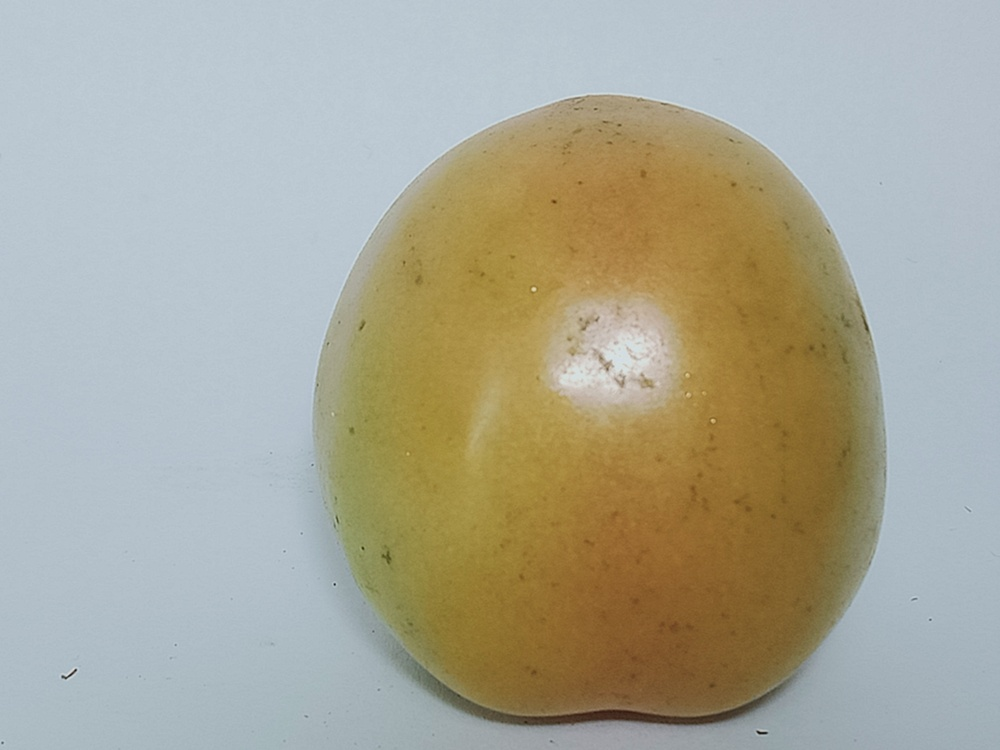
%> input picture tomat 2/data uji/a.jpg, 1000 x 750 px, shrunk from 4160 x 3120 before the run; its folder holds 4 pictures in this run
$ octave HSV_uji_tomat_2.m   (GNU Octave 9; MATLAB toolbox functions it lacks are replaced by stand-ins)
%> lines starting %> are read from the running program, lines starting %| are printed output that depends on the picture; in (x1, y1, x2, y2) boxes, pixels count from 0 and x2, y2 are one past the last pixel; in counts of white or black regions, pixels touching at a corner belong together; the program's own positions count from 1
clc; clear; close all; warning off all;

% % % Proses pengujian
% lokasi data
nama_folder = 'E:\semester 5\z-projek\progres\Projek-Smt-5\tomat 2\data uji';
% membaca file
nama_file = dir(fullfile(nama_folder, '*.jpg'));
% jumlah_file
jumlah_file = numel(nama_file);

% inilisiasi
ciri_uji = zeros(jumlah_file,3);
% mengolah citra
for n = 1:jumlah_file
    % membaca file rgb
    Img = imread(fullfile(nama_folder, nama_file(n).name));
%> Img is the input picture: size 750x1000x3 uint8; mean R, G, B 169.4, 167.8, 151.5
%     figure, imshow(Img)

    % rgb to grayscale
    Img_gray = rgb2gray(Img);
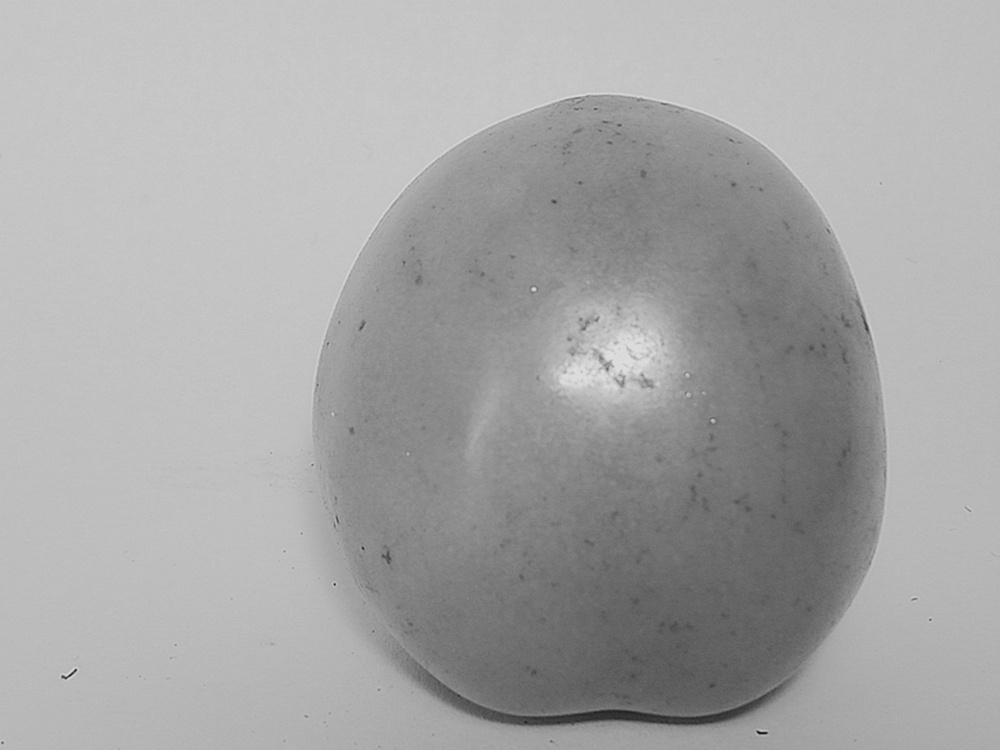
%> Img_gray: size 750x1000 uint8; min 17, max 223, mean 166.4
%     figure, imshow(Img_gray)

    % grayscale to biner
    bw = imbinarize(Img_gray);
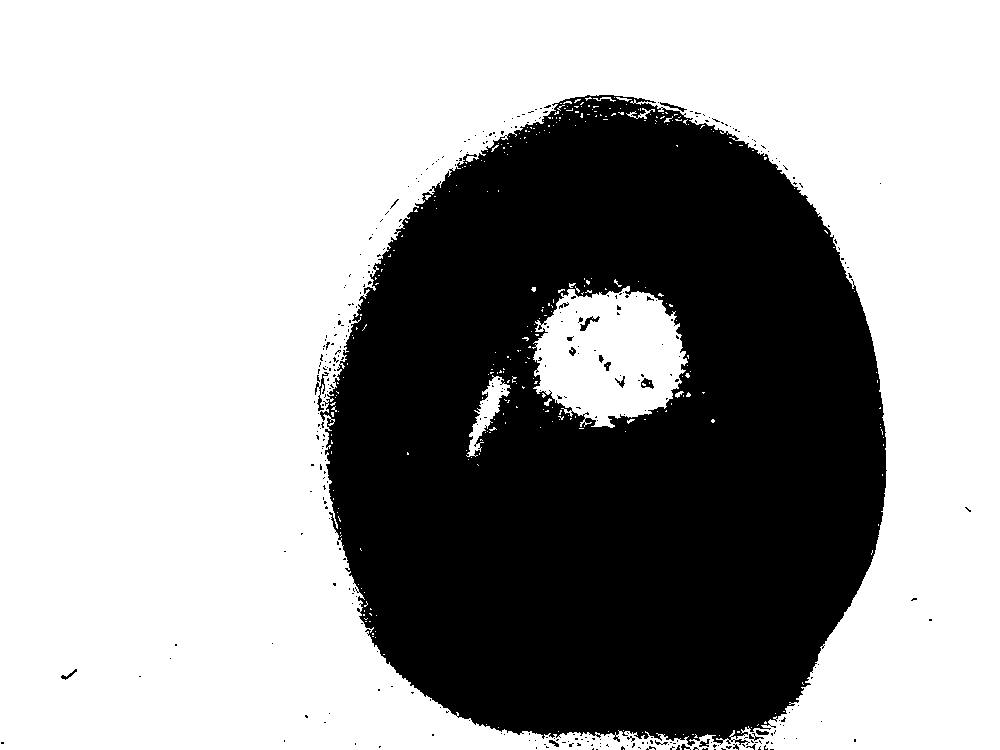
%> bw: size 750x1000 logical; 63.9% white; 354 black regions (334 under 20 px), largest, box (x1, y1, x2, y2) and area: (320, 95, 887, 746) 268255, (315, 372, 329, 411) 136, (580, 316, 600, 331) 99
%     figure, imshow(bw)

    % operasi komplemen
    bw = imcomplement(bw);
%     figure, imshow(bw)

    % morfologi filling holes
    bw = imfill(bw,'holes');
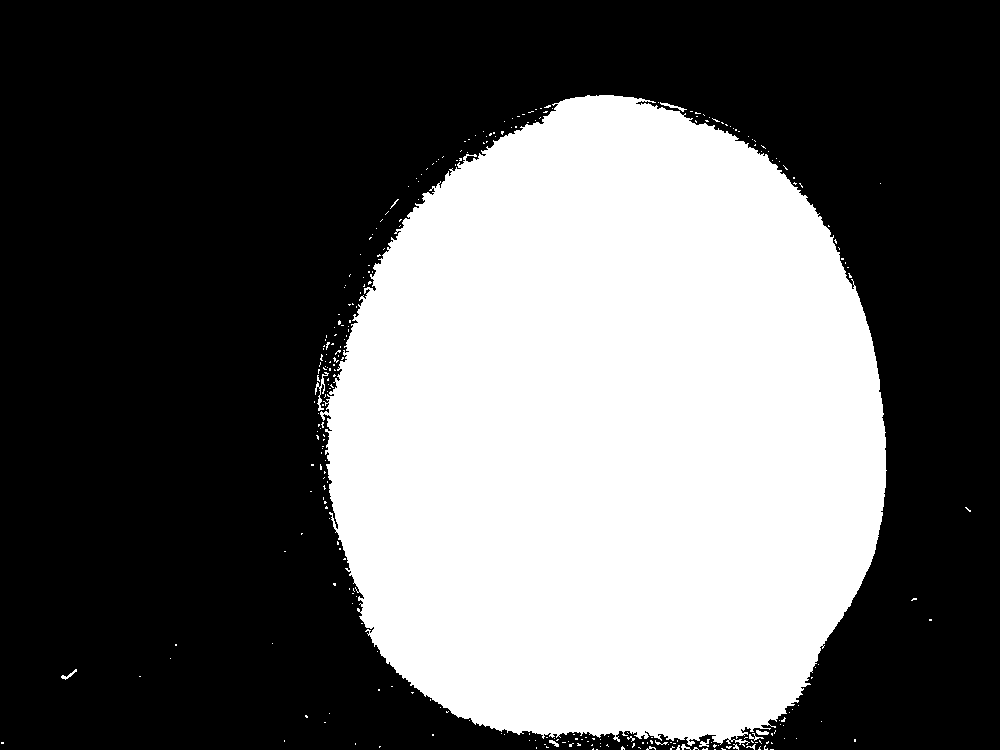
%> bw: size 750x1000 logical; 38.5% white; 295 white regions (283 under 20 px), largest, box (x1, y1, x2, y2) and area: (320, 95, 887, 746) 286905, (315, 372, 329, 411) 136, (660, 102, 687, 112) 67
%     figure, imshow(bw)

    % ekstraksi ciri

    %RGB to HSV
    HSV = rgb2hsv(Img);
%> HSV: size 750x1000x3 double; mean H, S, V 0.393, 0.269, 0.716
%     figure, imshow(HSV)

    % ekstrak H S V
    H = HSV(:,:,1);
    S = HSV(:,:,2);
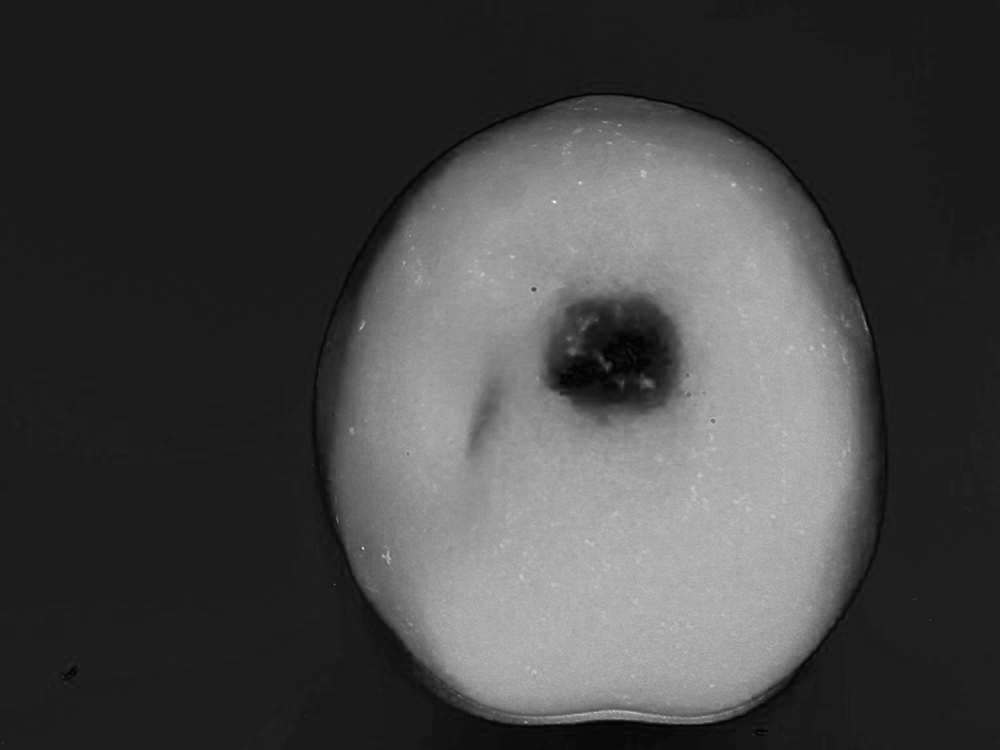
%> S: size 750x1000 double; min 0, max 0.98, mean 0.269
    V = HSV(:,:,3);

    %mengubah background menjadi 0
    H(~bw) = 0;
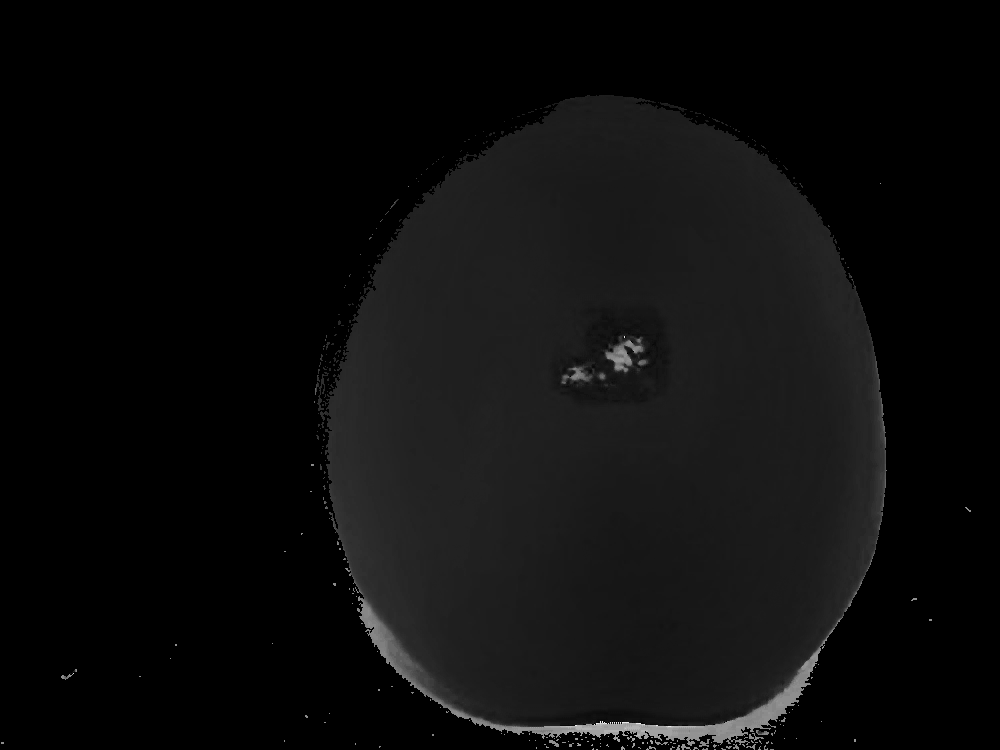
%> H: size 750x1000 double; min 0, max 0.981, mean 0.05
    S(~bw) = 0;
    V(~bw) = 0;
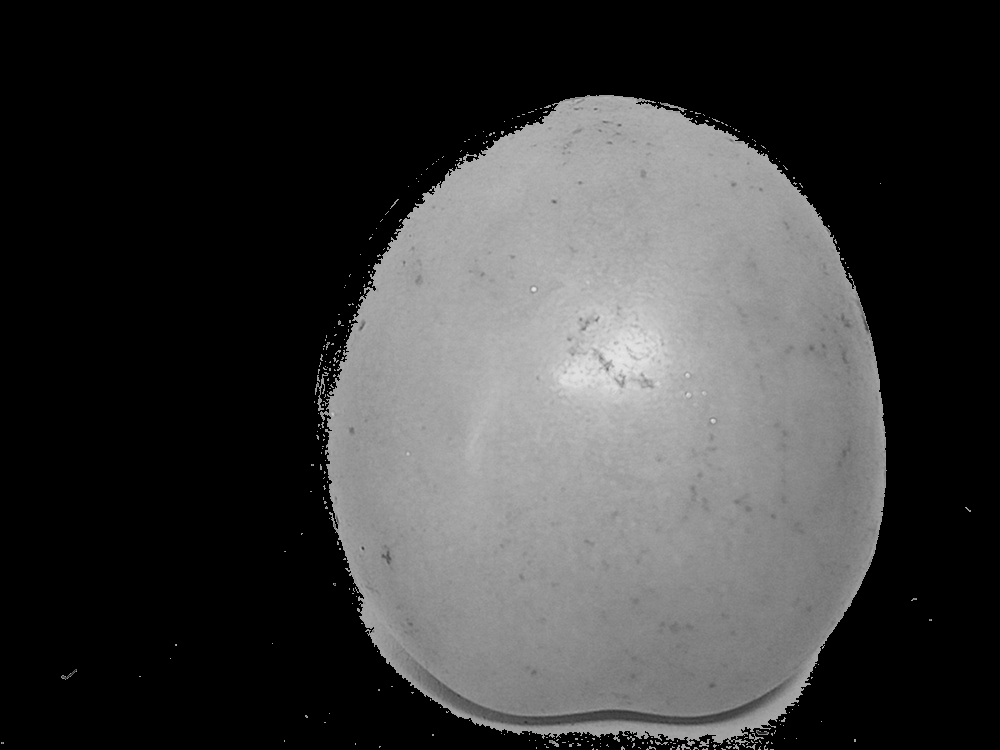
%> V: size 750x1000 double; min 0, max 0.902, mean 0.232

%     figure, imshow(H)
%     figure, imshow(S)
%     figure, imshow(V)

    %menghitung rata2 h,s,v
    Hue = sum(sum(H))/sum(sum(bw));
%> Hue = 0.13
    Saturation = sum(sum(S))/sum(sum(bw));
%> Saturation = 0.525
    Value = sum(sum(V))/sum(sum(bw));
%> Value = 0.604

    %mengisi variable
    ciri_uji(n,1) = Hue;
    ciri_uji(n,2) = Saturation;
    ciri_uji(n,3) = Value;

end
%> pass 2 of the loop `for n = 1:jumlah_file`:
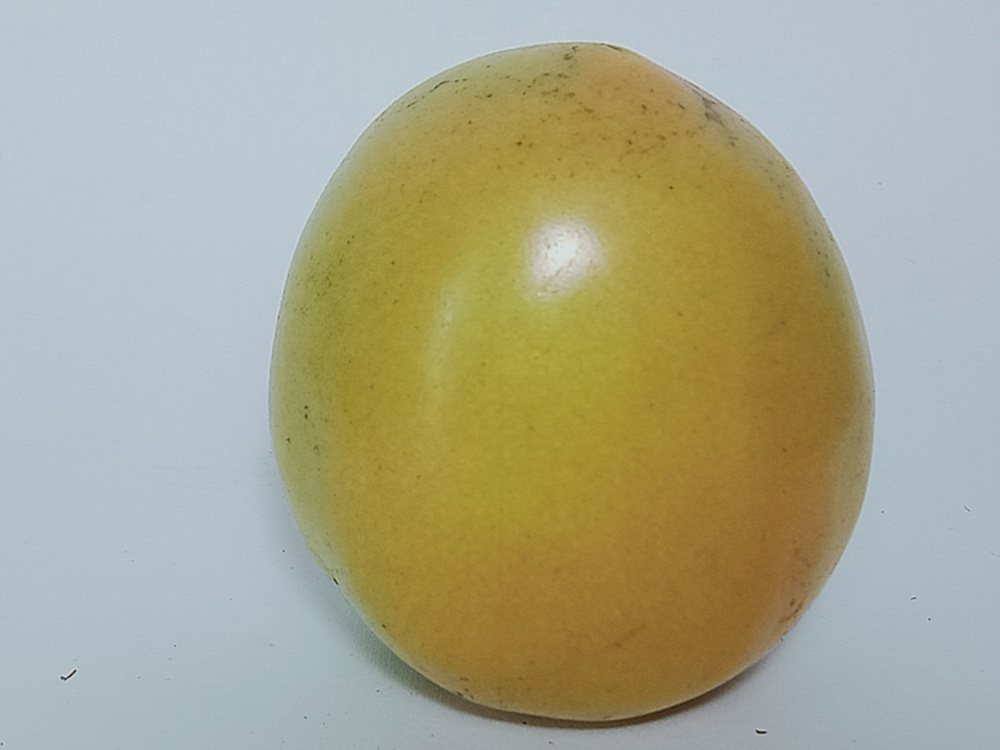
%> input picture tomat 2/data uji/b.jpg, 1000 x 750 px, shrunk from 4160 x 3120 before the run
%> Img is the input picture: size 750x1000x3 uint8; mean R, G, B 168.9, 167.4, 141.4
%> `bw = imbinarize(Img_gray);`:
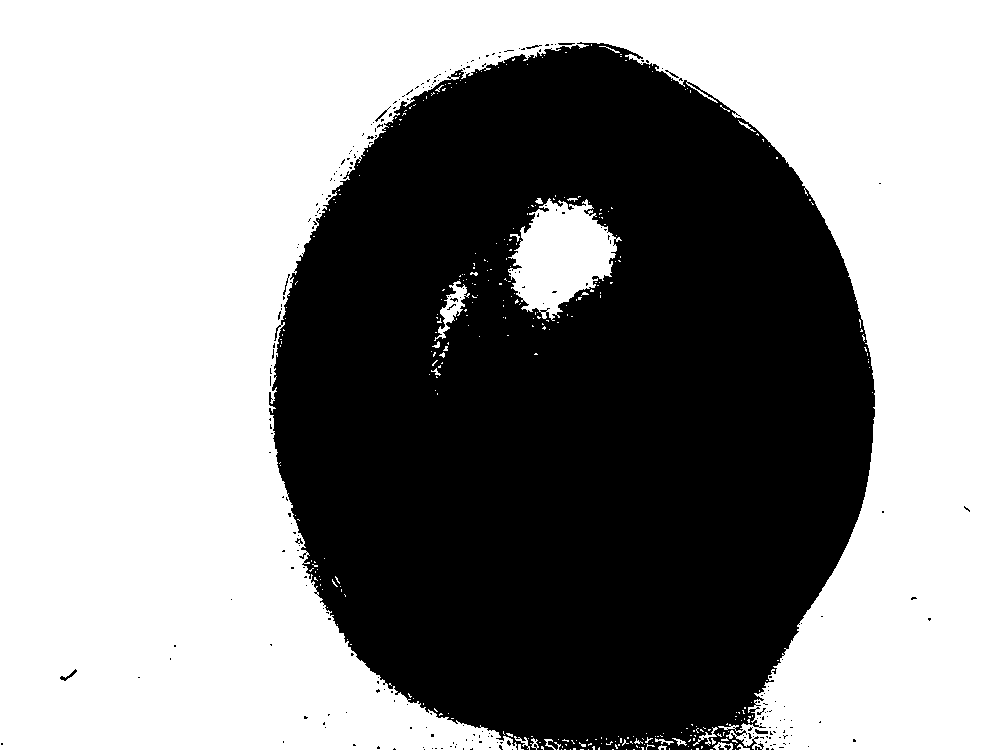
%> bw: size 750x1000 logical; 56.9% white; 259 black regions (247 under 20 px), largest, box (x1, y1, x2, y2) and area: (269, 42, 875, 750) 322238, (60, 669, 77, 681) 56, (755, 729, 768, 734) 42
%> `V(~bw) = 0;`:
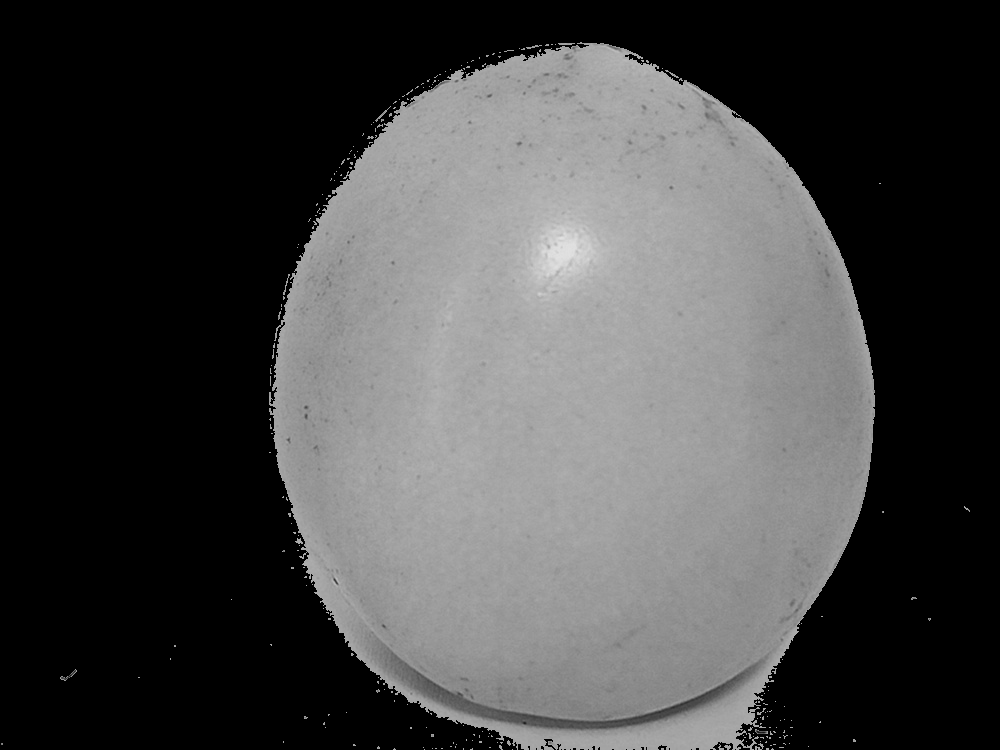
%> V: size 750x1000 double; min 0, max 0.882, mean 0.275
%> Hue = 0.147
%> Saturation = 0.564
%> Value = 0.617
%> pass 3 of the loop `for n = 1:jumlah_file`:
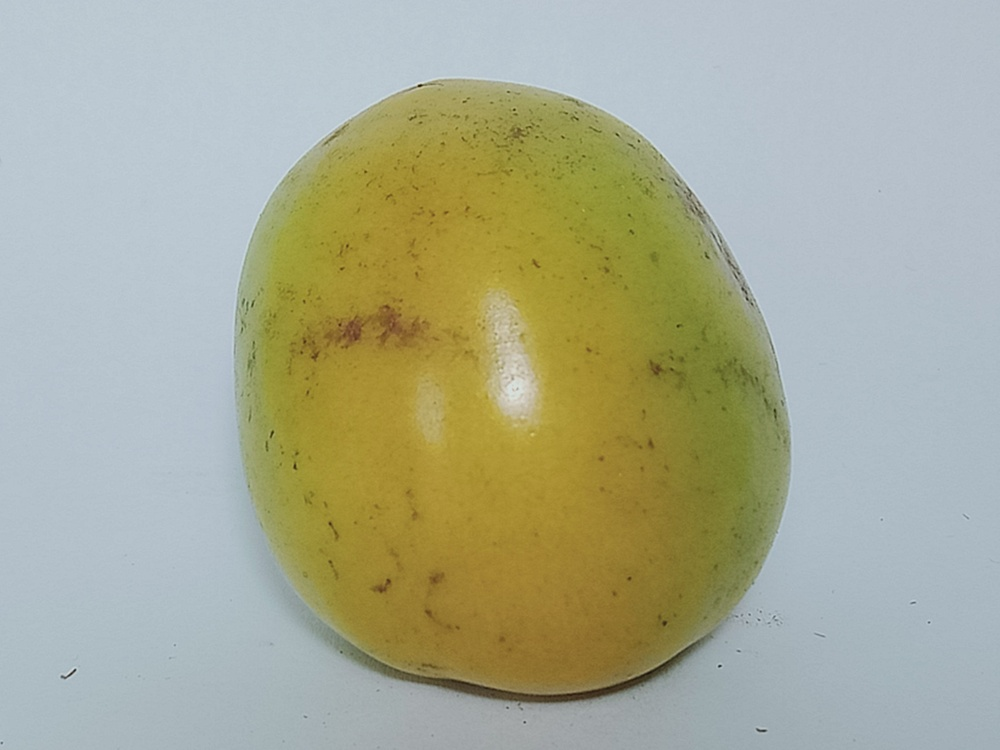
%> input picture tomat 2/data uji/c.jpg, 1000 x 750 px, shrunk from 4160 x 3120 before the run
%> Img is the input picture: size 750x1000x3 uint8; mean R, G, B 168.7, 171.7, 148.3
%> `bw = imbinarize(Img_gray);`:
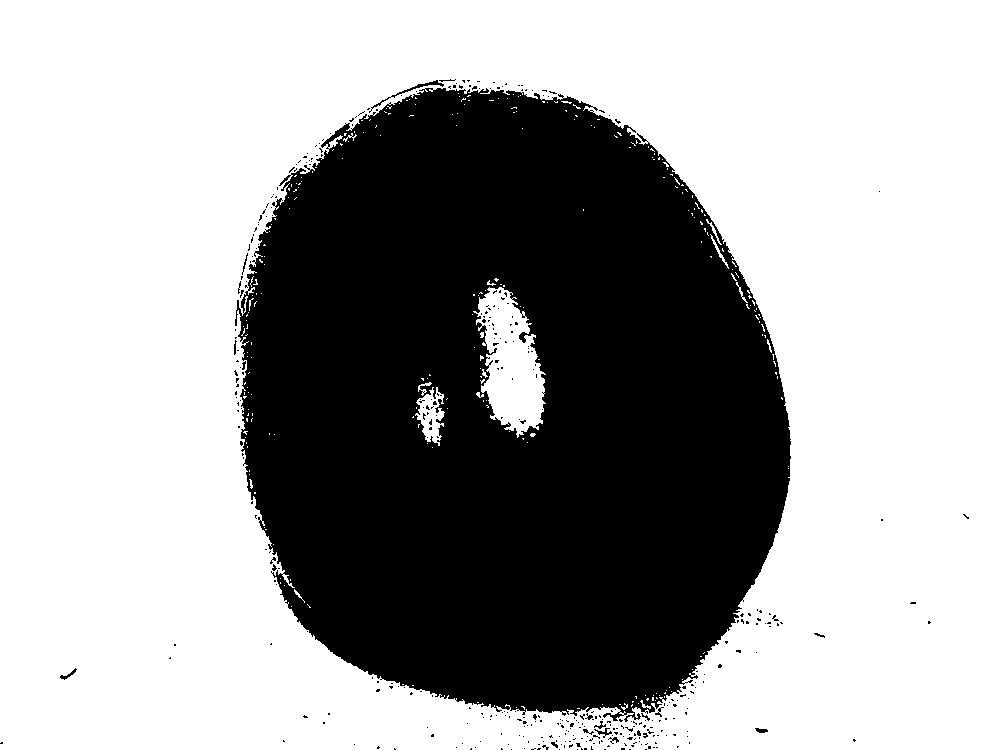
%> bw: size 750x1000 logical; 64.1% white; 395 black regions (378 under 20 px), largest, box (x1, y1, x2, y2) and area: (235, 88, 791, 722) 266924, (369, 80, 444, 113) 183, (594, 728, 612, 738) 58
%> `V(~bw) = 0;`:
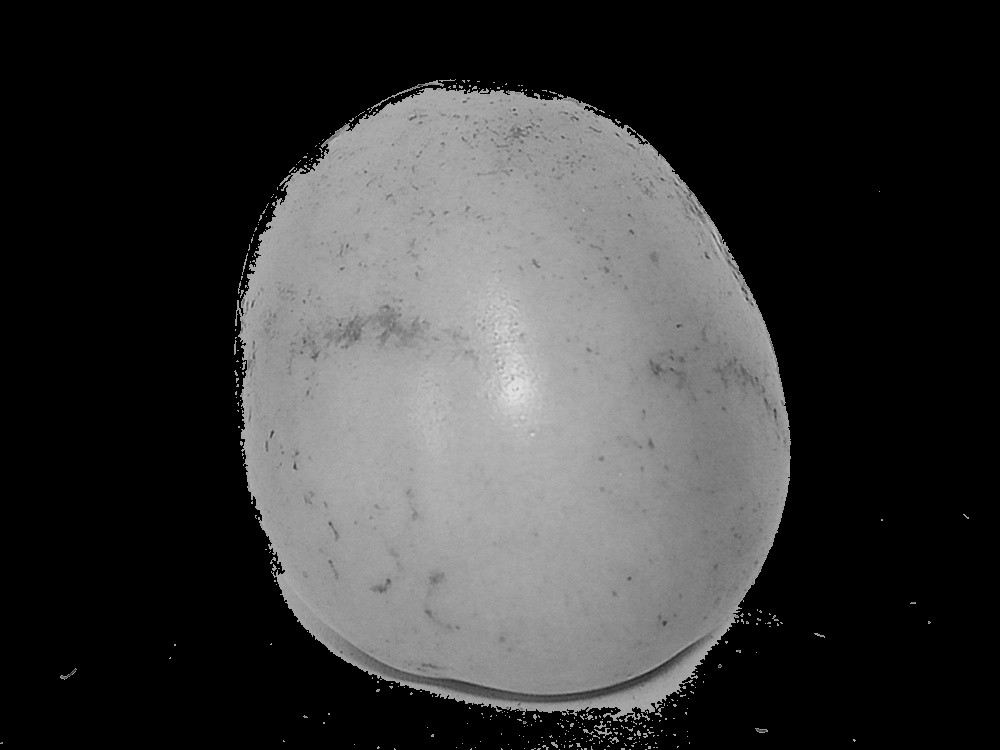
%> V: size 750x1000 double; min 0, max 0.882, mean 0.224
%> Hue = 0.155
%> Saturation = 0.589
%> Value = 0.604
%> the loop made 4 passes; the first 3 are shown

% menyusun variabel kelas_latih
kelas_uji = cell(jumlah_file, 1);
%> kelas_uji = {[], [], [], []}

% mengisi =ma2 tomat pada variabel kelas_latih
for k = 1:5
    kelas_uji{k} = 'Setengah Matang';
end
%> after the loop, kelas_uji = {'Setengah Matang', 'Setengah Matang', 'Setengah Matang', 'Setengah Matang', 'Setengah Matang'}

for k = 6:9
    kelas_uji{k} = 'Mentah';
end
%> after the loop, kelas_uji = {'Setengah Matang', 'Setengah Matang', 'Setengah Matang', 'Setengah Matang', 'Setengah Matang', 'Mentah', 'Mentah', 'Mentah', 'Mentah'}

for k = 10:16
    kelas_uji{k} = 'Matang';
end
%> after the loop, kelas_uji = 16 items

% klasifikasi citra menggunakan algoritma naive bayes
%> (the run ends here)
